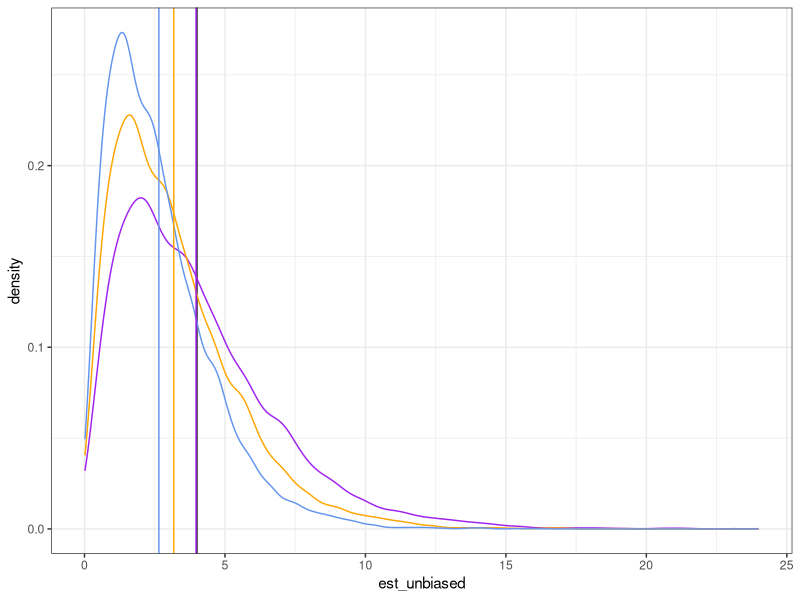

This chart was generated by the following R code:
## ---- chunk 1
knitr::opts_chunk$set(echo = TRUE)
library(readr)
library(dplyr)
library(ggplot2)
## ---- chunk 2
# set a seed for random number generation so the results are reproducible
set.seed(57336)
# sample size and the true mu and sigma used for simulating data
n <- 5
true_mu <- 5
true_sigma <- 2
# number of simulated data sets to generate
num_sims <- 10000
# Set up a data frame to store our estimates.
#
# Think of this as an empty spreadsheet with three columns:
# one each to store our three different estimates.
#
# There are 10000 rows, giving us space to store the parameter
# estimates from each simulated data set.
estimates <- data.frame(
  est_unbiased = rep(NA, num_sims),
  est_mle = rep(NA, num_sims),
  est_min_mse = rep(NA, num_sims)
)
# The for loop below runs once for each number in the result of calling seq_len(num_sims).
# seq_len(num_sims) generates a sequence of integers starting at 1 and going up to 10000
# Basically the code inside the curly braces will run 10000 times
# Each time the code runs, the variable i will have a different value between 1 and 10000
for(i in seq_len(num_sims)) {
  # simulate a data set of size n with specified mean and standard deviation
  # after this line, x is a vector of 5 numbers
  x <- rnorm(n, mean = true_mu, sd = true_sigma)
  
  # calculate the sample mean of the x's.  You will want to use this below.
  sample_mean <- mean(x)
  
  # calculate each of the three estimates based on the sample values in x.
  estimates$est_unbiased[i] <- sum((x - sample_mean)^2) / (n - 1)
  estimates$est_mle[i] <- sum((x - sample_mean)^2) / n
  estimates$est_min_mse[i] <- sum((x - sample_mean)^2) / (n + 1)
}
## ---- chunk 3
View(estimates)
## ---- chunk 4

## ---- chunk 5

## ---- chunk 6

## ---- chunk 7
ggplot(data = estimates) +
  geom_vline(xintercept = true_sigma^2) +
  geom_density(mapping = aes(x = est_unbiased), color = "purple") +
  geom_density(mapping = aes(x = est_mle), color = "orange") +
  geom_density(mapping = aes(x = est_min_mse), color = "cornflowerblue") +
  geom_vline(xintercept = mean(estimates$est_unbiased), color = "purple") +
  geom_vline(xintercept = mean(estimates$est_mle), color = "orange") +
  geom_vline(xintercept = mean(estimates$est_min_mse), color = "cornflowerblue") + 
  theme_bw()
